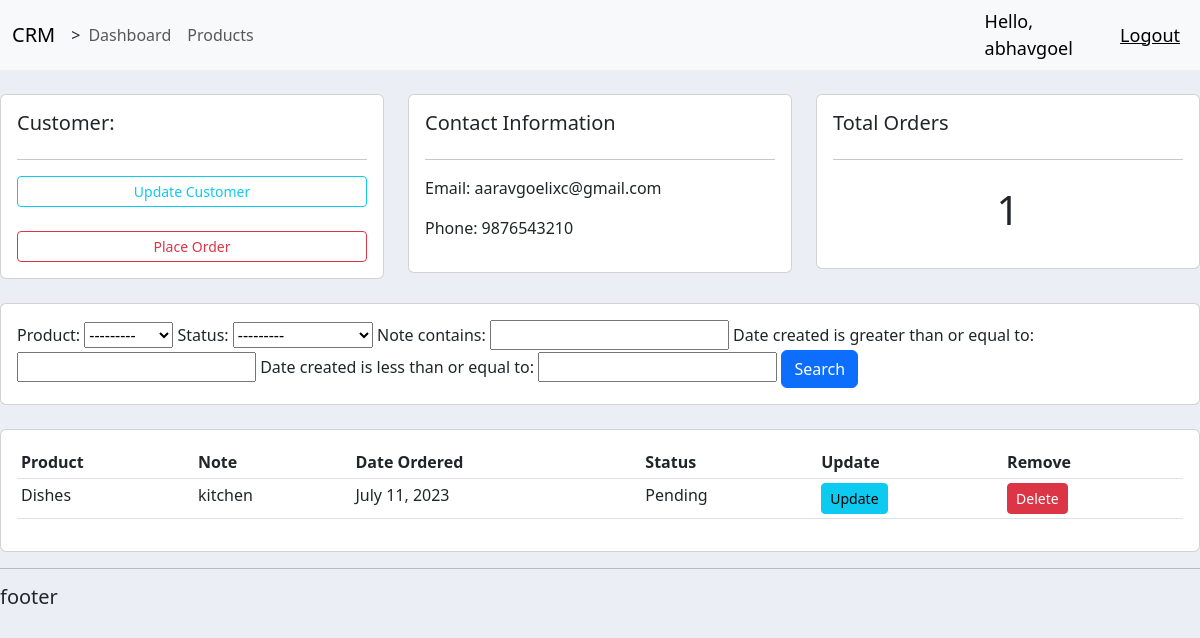
Page /customer/4 (signed in) on the committed database.
### accounts/models.py (models this page shows, shortened)
class Customer(models.Model):
    name = models.CharField(max_length=50,null=True)
    phone = models.CharField(max_length=10,null=True)
    email=models.CharField(max_length=100,null=True)
    date_created = models.DateField(auto_now_add=True,null=True)

class Order(models.Model):
    STATUS = (
        ('Pending','Pending'),
        ('Out for delivery','Out for delivery'),
        ('Delivered', 'Delivered')
    )
    customer = models.ForeignKey(Customer,null=True,on_delete = models.SET_NULL)
    product = models.ForeignKey(Product,null=True,on_delete = models.SET_NULL)
    date_created = models.DateField(auto_now_add=True,null=True)
    status = models.CharField(max_length=100,null=True,choices=STATUS)
    note = models.CharField(max_length=1000,null=True)

class Product(models.Model):
    CATEGORY=(
        ('Indoor','Indoor'),
        ('Outdoor','Outdoor')
    )
    name = models.CharField(max_length=100,null=True)
    price = models.FloatField(null=True)
    category = models.CharField(max_length=100,null=True,choices=CATEGORY)
    description = models.CharField(max_length=100,null=True,blank=True)
    date_created = models.DateField(auto_now_add=True,null=True)
    tags = models.ManyToManyField(Tag)
    def __str__(self):
        return self.name

### accounts/views.py (the view)
# urls.py: path('customer/<str:pk_test>',views.customer,name='customer'),#paths to views
@login_required(login_url='login')
def customer(request,pk_test):
    customers = Customer.objects.get(id=pk_test)
    orders = Order.objects.filter(customer = pk_test)
    orders_count = orders.count()
    filter = OrderFilter(request.GET,queryset=orders)#query set = intial data
    orders = filter.qs # here filter applied to data
    context={'customers':customers,'orders':orders,'orders_count':orders_count,"filter":filter}
    return render(request,'accounts/customer.html',context)

### accounts/templates/accounts/customer.html
{%  extends 'accounts/main.html' %}
{% block content %}
	<br>
<div class="row">
	<div class="col-md">
		<div class="card card-body">
			<h5>Customer:</h5>
			<hr>
			<a class="btn btn-outline-info  btn-sm btn-block" href="">Update Customer</a>
            <br>
			<a class="btn btn-outline-danger  btn-sm btn-block" href="{%url 'create_order' customers.id%}">Place Order</a>
		</div>
	</div>
	<div class="col-md">
		<div class="card card-body">
			<h5>Contact Information</h5>
			<hr>
			<p>Email: {{customers.email}}</p>
			<p>Phone: {{customers.phone}}</p>
		</div>
	</div>
	<div class="col-md">
		<div class="card card-body">
			<h5>Total Orders</h5>
			<hr>
			<h1 style="text-align: center;padding: 10px">{{orders_count}}</h1>
		</div>
	</div>
</div>
<br>
<div class="row">
	<div class="col">
		<div class="card card-body">
			<form method="get">
				{{filter.form}}
		    <button class="btn btn-primary" type="submit">Search</button>
		  </form>
		</div>
	</div>
</div>
<br>
<div class="row">
	<div class="col-md">
		<div class="card card-body">
			<table class="table table-sm">
				<tr>
					<th>Product</th>
					<th>Note</th>
					<th>Date Ordered</th>
					<th>Status</th>
					<th>Update</th>
					<th>Remove</th>
				</tr>
				{%for order in orders%}
				<tr>
					<td>{{order.product}}</td>
					<td>{{order.note}}</td>
					<td>{{order.date_created}}</td>
					<td>{{order.status}}</td>
					<td><a class ='btn btn-sm btn-info' href="{% url 'update_order' order.id %}">Update</a></td>
					<td><a  class ='btn btn-sm btn-danger' href="{% url 'delete_order' order.id %}">Delete</a></td>
				</tr>
				{%endfor%}
			</table>
		</div>
	</div>
</div>
{% endblock %}

### accounts/templates/accounts/navbar.html (shortened to what this page needs)
{%load static%}
<nav class="navbar navbar-expand-lg bg-body-tertiary">
    <div class="container-fluid">
      <a class="navbar-brand" href="#">CRM</a>>
      <div class="collapse navbar-collapse" id="navbarNav">
        <ul class="navbar-nav">
          <li class="nav-item">
            <a class="nav-link" href="{%url 'home'%}">Dashboard</a>
          </li>
          <li class="nav-item">
            <a class="nav-link" href="{%url 'products'%}">Products</a>
          </li>
        </ul>
      </div>
    </div>
    <span class="hello-msg">Hello, {{request.user}}</span>
    <span ><a href="{%url 'logout'%}" class="hello-msg">Logout</a></span>
  </nav>

### static/css/main.css (style rules this page uses)
body { background-color: #ebeff5; }

### accounts/templates/accounts/navbar.html (style rules this page uses)
.hello-msg { font-size: 18px; color: #000000; margin-right: 20px; }

### rows in the picture
Customer: email "aaravgoelixc@gmail.com", phone "9876543210"
Order: product "Dishes", note "kitchen", date_created "July 11, 2023", status "Pending"

### other values in the picture
{{ request.user }} "abhavgoel"
{{ orders_count }} "1"
